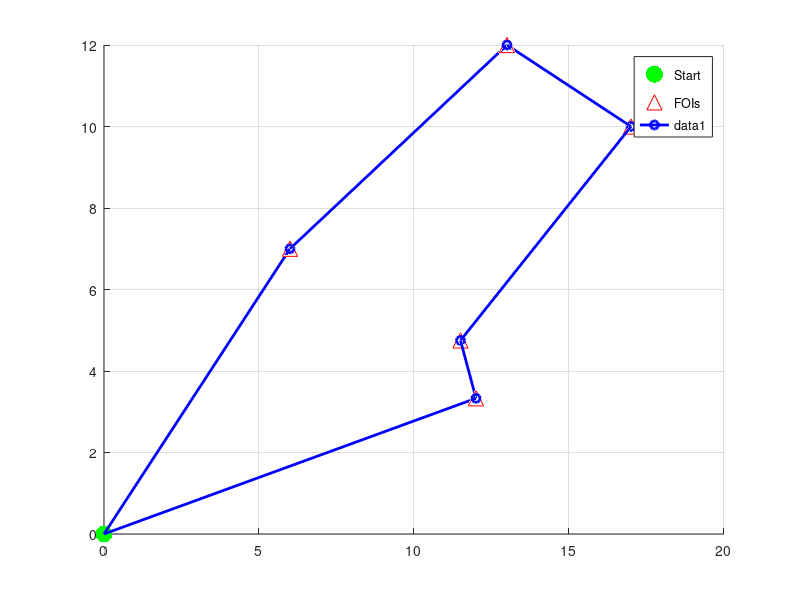

Source code (MATLAB):
% TSP
drone_pos = [0, 0, 0];
foi_pos = [6,7,11;
            13, 12,15;
            11.5,4.75,13;
            12,3.33,13.33;
            17,10,11];

% Combine start point with FOIs for the cost matrix
all_pts = [drone_pos; foi_pos];
n = size(all_pts, 1);

% 1. Create the Distance Matrix
dist_matrix = zeros(n, n);
for i = 1:n
    for j = 1:n
        dist_matrix(i,j) = norm(all_pts(i,:) - all_pts(j,:));
    end
end

% TSP using Permutations
drone_next_pos = 2:n;
perms_list = perms(drone_next_pos);
min_dist = inf;
best_path = [];

for i = 1:size(perms_list, 1)
    current_path = [1, perms_list(i, :), 1];
    % Distance
    d = 0;
    for k = 1:length(current_path)-1
        d = d + dist_matrix(current_path(k), current_path(k+1));
    end
    
    % Shortest distance
    if d < min_dist
        min_dist = d;
        best_path = current_path;
    end
end
disp(best_path);

fprintf('Shortest TSP Distance is %.4f meters\n', min_dist);

hold on;
grid on;

scatter3(all_pts(1,1), all_pts(1,2), all_pts(1,3), 150, 'g', 'filled', 'DisplayName', 'Start');
scatter3(all_pts(2:end,1), all_pts(2:end,2), all_pts(2:end,3), 120, 'r', '^', 'DisplayName', 'FOIs');

final_coords = all_pts(best_path, :);
plot3(final_coords(:,1), final_coords(:,2), final_coords(:,3), 'b-o', 'LineWidth', 2);
legend;
hold off;
% disp(perms_list);
